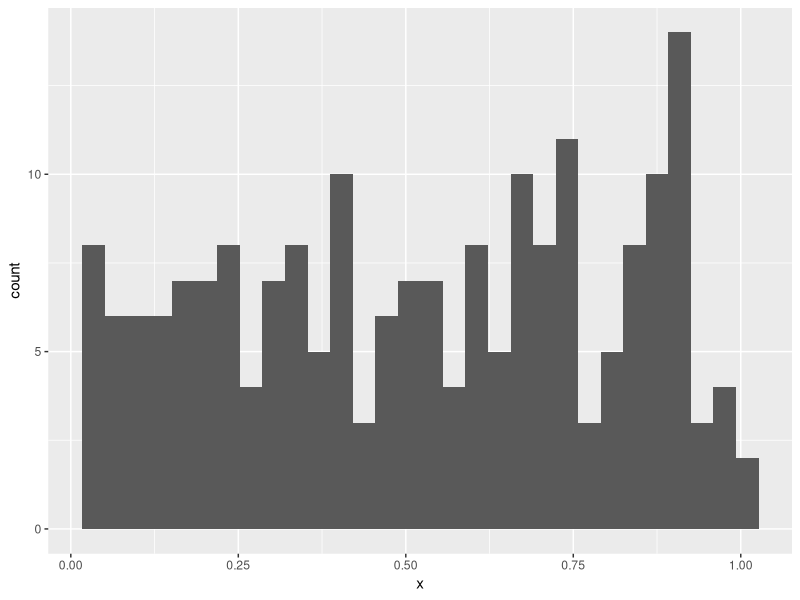

This chart was generated by the following R code:
## ---- chunk 1
knitr::opts_chunk$set(echo = FALSE)
## ---- chunk 2
library(ggplot2)

z= as.data.frame(cbind(x=runif(200),y=1:200))

ggplot(z,aes(x=x))+geom_histogram()

